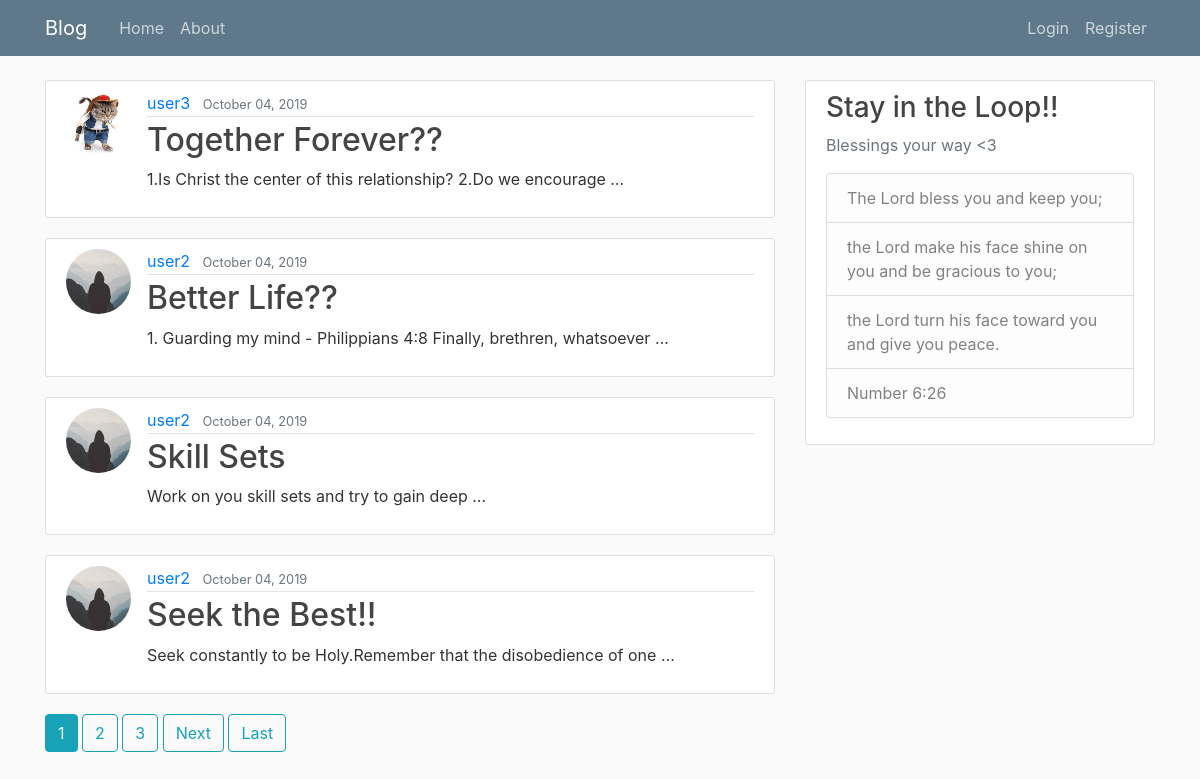
The page / on the database its author committed.
### blog/models.py (models this page shows, shortened)
class Post(models.Model):
	title = models.CharField(max_length=150)
	content = models.TextField()
	date_posted = models.DateTimeField(default=timezone.now)
	author = models.ForeignKey(User,on_delete=models.CASCADE)

### users/models.py (models this page shows, shortened)
class Profile(models.Model):
	user = models.OneToOneField(User, on_delete=models.CASCADE)
	image = models.ImageField(default='default.jpg', upload_to='profile_pics')

### blog/views.py (the view)
# urls.py: path('', PostListView.as_view(), name='blog-home'),
class PostListView(ListView):
    model = Post
    template_name = 'blog/home.html'
    context_object_name = 'posts'
    ordering = ['-date_posted']
    paginate_by = 4

### blog/templates/blog/home.html (shortened to what this page needs)
{% extends "blog/base.html" %}
{% block content %}
	{% for post in posts %}
        <article class="media content-section">
          <img class="rounded-circle article-img" src="{{ post.author.profile.image.url }}">
          <div class="media-body">
            <div class="article-metadata">
              <a class="mr-2" href="{% url 'user-posts' post.author.username %}">{{ post.author }}</a>
              <small class="text-muted">{{ post.date_posted|date:"F d, Y" }}</small>
            </div>
            <h2><a class="article-title" href="{% url 'post-detail' post.id%}">{{ post.title }}</a></h2>
            <p class="article-content">{{ post.content|truncatewords:10 }}</p>
          </div>
        </article>
    {% endfor %}
    {% if is_paginated %}
      {% for num in page_obj.paginator.page_range %}
        {% if page_obj.number == num %}
          <a class = "btn btn-info mb-4" href="?page={{ num }}">{{ num }}</a>
        {% elif num > page_obj.number|add:'-3' and num < page_obj.number|add:'3' %}
          <a class = "btn btn-outline-info mb-4" href="?page={{ num }}">{{ num }}</a>
        {% endif %}
      {% endfor %}
      {% if page_obj.has_next %}
        <a class = "btn btn-outline-info mb-4" href="?page={{page_obj.next_page_number}}">Next</a>
        <a class = "btn btn-outline-info mb-4" href="?page={{ page_obj.paginator.num_pages}}">Last</a>
      {% endif %}
    {% endif %}
{% endblock content %}

### blog/templates/blog/base.html (shortened to what this page needs)
{% load static%}
<!DOCTYPE html>
<html>
<head>
    <link rel="stylesheet" href="https://maxcdn.bootstrapcdn.com/bootstrap/4.0.0/css/bootstrap.min.css">
    <link rel="stylesheet" type="text/css" href="{% static 'blog/main.css' %}">
</head>
<body>
	<header class="site-header">
	  <nav class="navbar navbar-expand-md navbar-dark bg-steel fixed-top">
	    <div class="container">
	      <a class="navbar-brand mr-4" href="{% url 'blog-home' %}">Blog</a>
	      <div class="collapse navbar-collapse" id="navbarToggle">
	        <div class="navbar-nav mr-auto">
	          <a class="nav-item nav-link" href="{% url 'blog-home' %}">Home</a>
	          <a class="nav-item nav-link" href="{% url 'blog-about' %}">About</a>
	        </div>
	        <div class="navbar-nav">
	          {% if user.is_authenticated %}
	            <a class="nav-item nav-link" href="{% url 'post-create' %}">New Post</a>
	            <a class="nav-item nav-link" href="{% url 'profile' %}">{{ user.username }}'s Profile</a>
	            <a class="nav-item nav-link" href="{% url 'logout' %}">Logout</a>
	          {% else %}
	            <a class="nav-item nav-link" href="{% url 'login' %}">Login</a>
	            <a class="nav-item nav-link" href="{% url 'register' %}">Register</a>
	          {% endif %}
	        </div>
	      </div>
	    </div>
	  </nav>
	</header>
	<main role="main" class="container">
	  <div class="row">
	    <div class="col-md-8">
	      {% block content %}{% endblock %}
	    </div>
	    <div class="col-md-4">
	      <div class="content-section">
	        <h3>Stay in the Loop!!</h3>
	        <p class='text-muted'>Blessings your way <3
	          <ul class="list-group">
	            <li class="list-group-item list-group-item-light">The Lord bless you and keep you;</li>
	            <li class="list-group-item list-group-item-light">the Lord make his face shine on you and be gracious to you;</li>
	            <li class="list-group-item list-group-item-light">the Lord turn his face toward you and give you peace.</li>
	            <li class="list-group-item list-group-item-light">Number 6:26 </li>
	          </ul>
	        </p>
	      </div>
	    </div>
	  </div>
	</main>
</body>
</html>

### blog/static/blog/main.css (style rules this page uses)
body { background: #fafafa; color: #333333; margin-top: 5rem; }
h1, h2, h3, h4, h5, h6 { color: #444444; }
ul { margin: 0; }
.bg-steel { background-color: #5f788a; }
.site-header .navbar-nav .nav-link { color: #cbd5db; }
.content-section { background: #ffffff; padding: 10px 20px; border: 1px solid #dddddd; border-radius: 3px; margin-bottom: 20px; }
.article-title { color: #444444; }
.article-content { white-space: pre-line; }
.article-img { height: 65px; width: 65px; margin-right: 16px; }
.article-metadata { padding-bottom: 1px; margin-bottom: 4px; border-bottom: 1px solid #e3e3e3 }

### rows shown on the page
Post: author.profile.image (picture), author "user3", date_posted "October 04, 2019", title "Together Forever??", content "1.Is Christ the center of this relationship? 2.Do we encourage …"
Post: author.profile.image (placeholder picture), author "user2", date_posted "October 04, 2019", title "Better Life??", content "1. Guarding my mind - Philippians 4:8 Finally, brethren, whatsoever …"
Post: author.profile.image (placeholder picture), author "user2", date_posted "October 04, 2019", title "Skill Sets", content "Work on you skill sets and try to gain deep …"
Post: author.profile.image (placeholder picture), author "user2", date_posted "October 04, 2019", title "Seek the Best!!", content "Seek constantly to be Holy.Remember that the disobedience of one …"

### other values the page prints
{{ num }} "1"
{{ num }} "2" "3"
